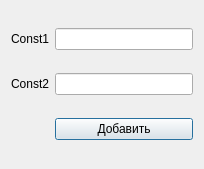
<?xml version="1.0" encoding="UTF-8"?>
<ui version="4.0">
 <class>DialogAddConstant</class>
 <widget class="QDialog" name="DialogAddConstant">
  <property name="geometry">
   <rect>
    <x>0</x>
    <y>0</y>
    <width>204</width>
    <height>169</height>
   </rect>
  </property>
  <property name="windowTitle">
   <string>Dialog</string>
  </property>
  <layout class="QGridLayout" name="gridLayout">
   <item row="0" column="0">
    <widget class="QLabel" name="const1Label">
     <property name="text">
      <string>Const1</string>
     </property>
    </widget>
   </item>
   <item row="0" column="1">
    <widget class="QLineEdit" name="const1LineEdit"/>
   </item>
   <item row="1" column="0">
    <widget class="QLabel" name="const2Label">
     <property name="text">
      <string>Const2</string>
     </property>
    </widget>
   </item>
   <item row="1" column="1">
    <widget class="QLineEdit" name="const2LineEdit"/>
   </item>
   <item row="2" column="1">
    <widget class="QPushButton" name="addButton">
     <property name="text">
      <string>Добавить</string>
     </property>
    </widget>
   </item>
  </layout>
 </widget>
 <resources/>
 <connections/>
</ui>
